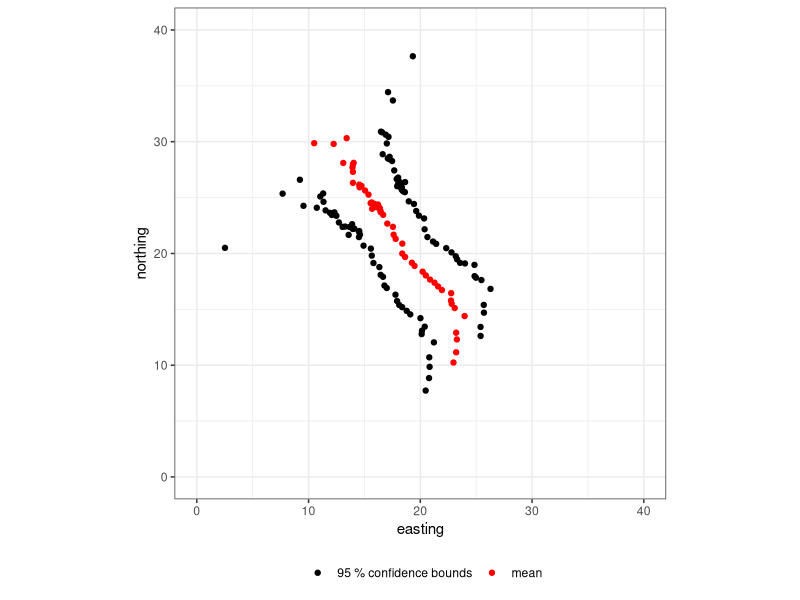
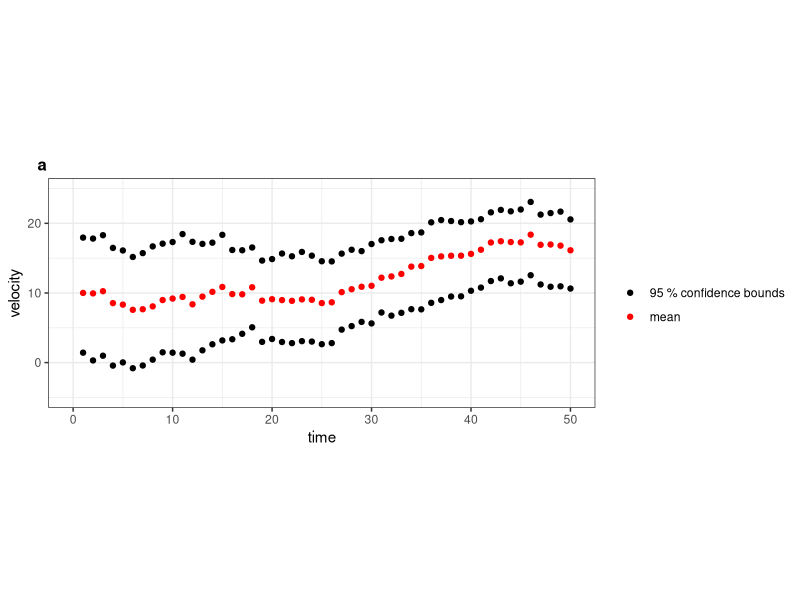
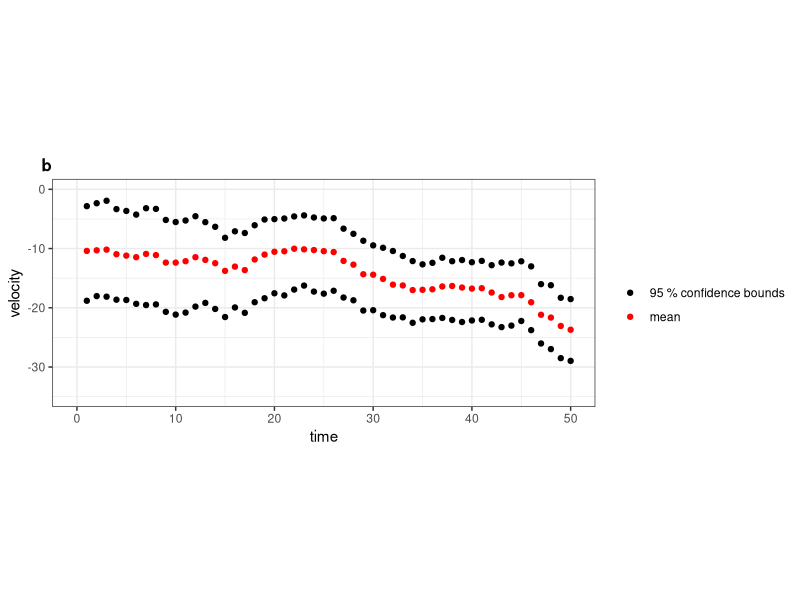
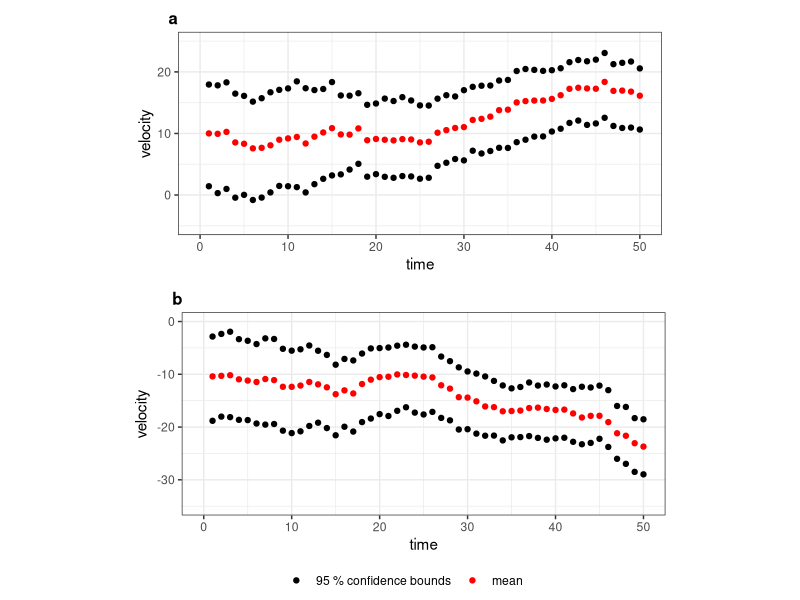

Write R code to recreate these figures, in order.

library(MASS)
library(ggplot2)
library(ggpubr)


set.seed(11)
# Creating vectors, matrices and constants

mu_1 = c(10, 30, 10, -10) # mean for initial state vector
Sigma_1 = diag(c(10^2, 10^2, 5^2,5^2)) # covariance matrix for initial state vector
delta = 1/60 

T_steps = 50 # number of time steps

A = diag(4) # forward function
A[1,3] = A[2,4] = delta

epsilon_mean = rep(0,4) # E(epsilon_(t+1))
epsilon_var = diag(c(0.1^2, 0.1^2, 0.5^2, 0.5^2)) # Var(epsilon_(t+1))

# reading sensor data from file
sensorA = read.delim("sensorA.txt",header=FALSE)
sensorB = read.delim("sensorB.txt",header=FALSE)
y_vec = cbind(sensorA, sensorB)

y_mean = rep(0,2)
y_var =  diag(c(0.1^2, 0.1^2))

# Ensemble Kalman filter:


EnKF = function(B, T_steps){
  # creating matrices to containing the ensemble averages in each iteration, in addition to confidence bounds 
  mean_pos_ensemble_t = matrix(data=0, nrow=2, ncol=T_steps) # row number t contains the ensemble average of E_t and N_t
  lower_bound_pos_ensemble_t = matrix(data=0, nrow=2, ncol=T_steps) # ma
  upper_bound_pos_ensemble_t = matrix(data=0, nrow=2, ncol=T_steps)
  
  mean_vel_t = matrix(data=0, nrow=2, ncol=T_steps) # # row t contains the ensemble average of v_t and u_t
  lower_bound_vel_ensemble_t = matrix(data=0, nrow=2, ncol=T_steps)
  upper_bound_vel_ensemble_t = matrix(data=0, nrow=2, ncol=T_steps)
  
  # Initializing  ensemble
  ensemble = t(mvrnorm(n = B, mu = mu_1, Sigma = Sigma_1))
  
  
  for (t in 1:T_steps){
    
    # creating forecast data
    y_t_sampled = matrix(0, nrow=2, ncol=B)
    for (b in 1:B){
      y_t_sampled[,b] = c(atan(ensemble[1,b]/ensemble[2,b]), atan((40-ensemble[2,b])/(40-ensemble[1,b])))+mvrnorm(n=1, mu = y_mean, Sigma = y_var)
    }
    cov_mat_y = cov(t(y_t_sampled)) # empirical covariance matrix for y
    cov_mat_xy = cov(t(ensemble), t(y_t_sampled)) # empirical covariance matrix for x and y
    
    y_t = y_vec[t,] # y_t is the sensor data at time t
    for (b in 1:B){
      ensemble[,b] = ensemble[,b] + t(cov_mat_xy%*%solve(cov_mat_y)%*%t(y_t-y_t_sampled[,b])) # conditioning each ensemble member on the data
    }
    
    # moving the ensemble one step forward in time

    for (b in 1:B){
      ensemble[,b] = A%*%ensemble[,b]+mvrnorm(n=1, mu = epsilon_mean, Sigma = epsilon_var)
    }
   
   # storing the mean and confidence bounds in matrices
    mean_pos_ensemble_t[,t] = c(mean(ensemble[1,]), mean(ensemble[2,]))
    mean_vel_t[,t] = c(mean(ensemble[3,]), mean(ensemble[4,]))
    
    lower_bound_pos_ensemble_t[,t] = c(sort(ensemble[1,])[as.integer(B*0.05)], sort(ensemble[2,])[as.integer(B*0.05)])
    upper_bound_pos_ensemble_t[,t] = c(sort(ensemble[1,])[as.integer(B*0.95)], sort(ensemble[2,])[as.integer(B*0.95)])
    lower_bound_vel_ensemble_t[,t] = c(sort(ensemble[3,])[as.integer(B*0.05)], sort(ensemble[4,])[as.integer(B*0.05)])
    upper_bound_vel_ensemble_t[,t] = c(sort(ensemble[3,])[as.integer(B*0.95)], sort(ensemble[4,])[as.integer(B*0.95)])
    
    cat("t = ",t, "\n")
   
  }
  
  return (list("mean_pos"=mean_pos_ensemble_t, "lower_pos"=lower_bound_pos_ensemble_t, "upper_pos"=upper_bound_pos_ensemble_t, "mean_vel"=mean_vel_t, "lower_vel"=lower_bound_vel_ensemble_t, "upper_vel"=upper_bound_vel_ensemble_t))
}

B = 100
EnKF_output = EnKF(B, T_steps) # running EnKF

# storing the output
mean_pos_ensemble_t = EnKF_output$mean_pos
lower_bound_pos_ensemble_t =  EnKF_output$lower_pos
upper_bound_pos_ensemble_t =  EnKF_output$upper_pos

mean_vel_ensemble_t = EnKF_output$mean_vel
lower_bound_vel_ensemble_t =  EnKF_output$lower_vel
upper_bound_vel_ensemble_t =  EnKF_output$upper_vel

# creating data frames for plotting
df_positions = data.frame("x_mean"=mean_pos_ensemble_t[1,],"y_mean"= mean_pos_ensemble_t[2,], "x_lower"=lower_bound_pos_ensemble_t[1,],"y_lower"=lower_bound_pos_ensemble_t[2,],"x_upper"=upper_bound_pos_ensemble_t[1,], "y_upper"=upper_bound_pos_ensemble_t[2,])
df_x_velocities = data.frame("x_vel_mean"=mean_vel_ensemble_t[1,], "x_lower"=lower_bound_vel_ensemble_t[1,],"x_upper"=upper_bound_vel_ensemble_t[1,])
df_y_velocities = data.frame("y_vel_mean"= mean_vel_ensemble_t[2,],"y_lower"=lower_bound_vel_ensemble_t[2,], "y_upper"=upper_bound_vel_ensemble_t[2,])


# plotting trajectory
ggplot(df_positions)+
  geom_point(aes(x=x_mean, y=y_mean, color="mean"))+
  geom_point(aes(x=x_lower, y=y_lower, color="95 % confidence bounds"))+
  geom_point(aes(x=x_upper, y=y_upper))+
  coord_fixed(ratio = 1)+
  labs(x = "easting", y = "northing", color = "")+
  xlim(c(0,40))+
  ylim(c(0,40))+
  scale_color_manual(values=c("black","red"))+
  theme_bw() +
  theme(legend.position = "bottom")



 # plotting velocities
x_vel = ggplot(df_x_velocities)+geom_point(aes(x=1:T_steps, y=x_vel_mean, color="mean"))+
  geom_point(aes(x=1:T_steps, y=x_lower, color="95 % confidence bounds"))+
  geom_point(aes(x=1:T_steps, y=x_upper))+
  coord_fixed(ratio = 0.7)+
  labs(x = "time", y = "velocity", color = "",title = "a")+
  ylim(c(-5,25))+xlim(c(0,50))+
  theme_bw() +
  scale_color_manual(values=c("black","red")) + 
  theme(plot.title = element_text(hjust = -0.02, vjust = 0,face="bold",size = 12), panel.background = element_blank())
x_vel

y_vel = ggplot(df_y_velocities)+
  geom_point(aes(x=1:T_steps, y=y_vel_mean, color="mean"))+
  geom_point(aes(x=1:T_steps, y=y_lower, color="95 % confidence bounds"))+
  geom_point(aes(x=1:T_steps, y=y_upper))+
  coord_fixed(ratio = 0.6)+
  labs(x = "time", y = "velocity", color = "", title="b")+
  xlim(c(0,50))+ylim(c(-35,0))+
  theme_bw() +
  scale_color_manual(values=c("black","red")) + 
  theme(plot.title = element_text(hjust = -0.02, vjust = 0,face="bold",size = 12), panel.background = element_blank())
y_vel

ggarrange(x_vel, y_vel, nrow=2,common.legend = T, legend="bottom")

